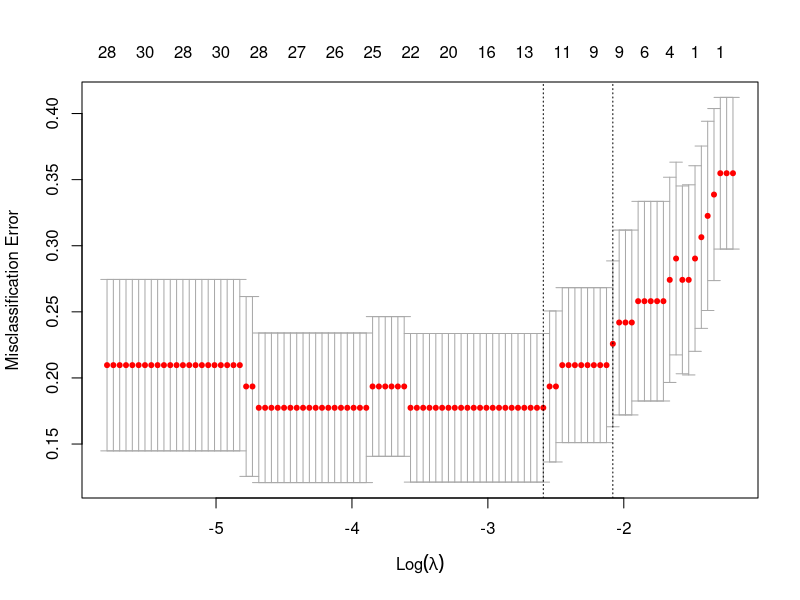

This chart was generated by the following R code:
library(glmnet)
I2000 = t(read.table("I2000.txt", header = FALSE, sep = ""))
I2000 = as.matrix(I2000)

Tissues = sign(read.table("tissues.txt", header = FALSE, sep = ""))
Tissues[Tissues ==1] <- TRUE
Tissues[Tissues ==-1] <- FALSE
Tissues = as.matrix(Tissues$V1)

regression <- cv.glmnet(I2000, Tissues, family = "binomial", type.measure = "class")
plot(regression)

pre = sign(predict(regression,I2000, s="lambda.min"))
pre[pre ==1] <- TRUE
pre[pre ==-1] <- FALSE

total<- sum (Tissues == pre)
err_rate<- (1 - total/dim(pre))
baseline <- max(sum(Tissues == 0), sum(Tissues == 1)) / 62

